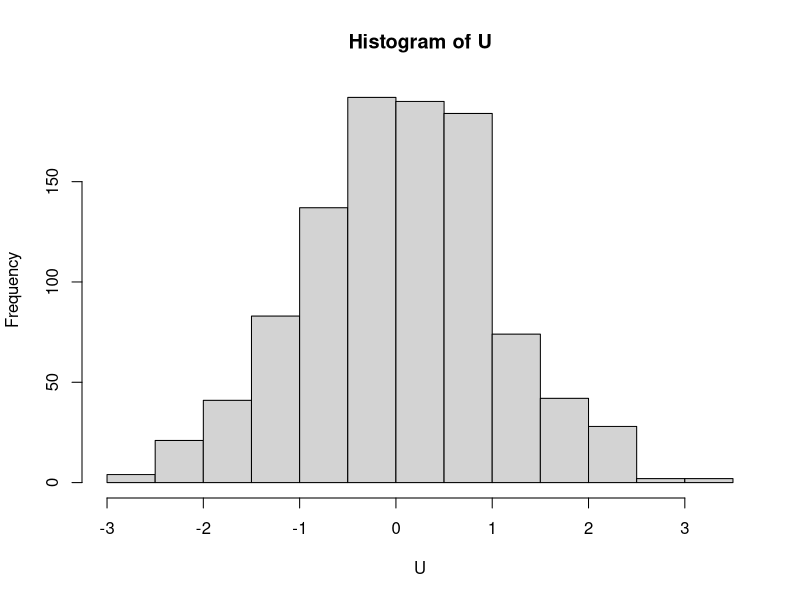
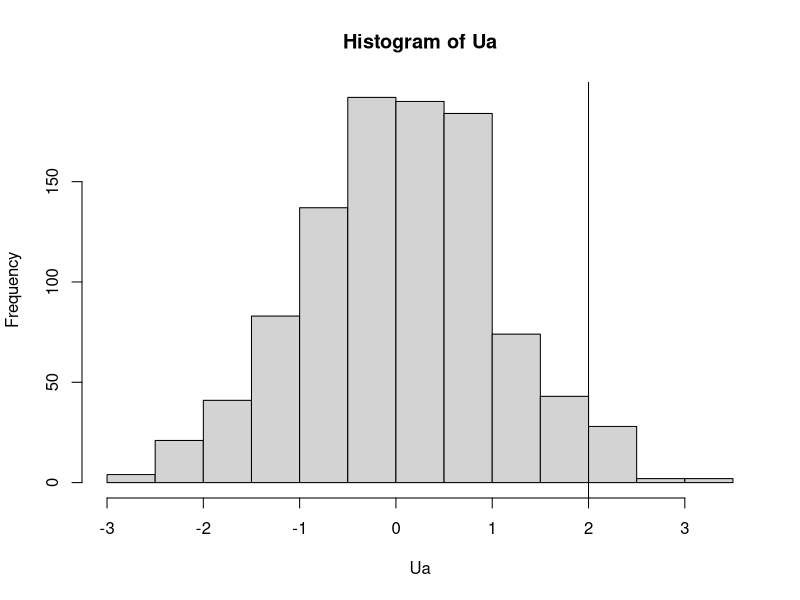
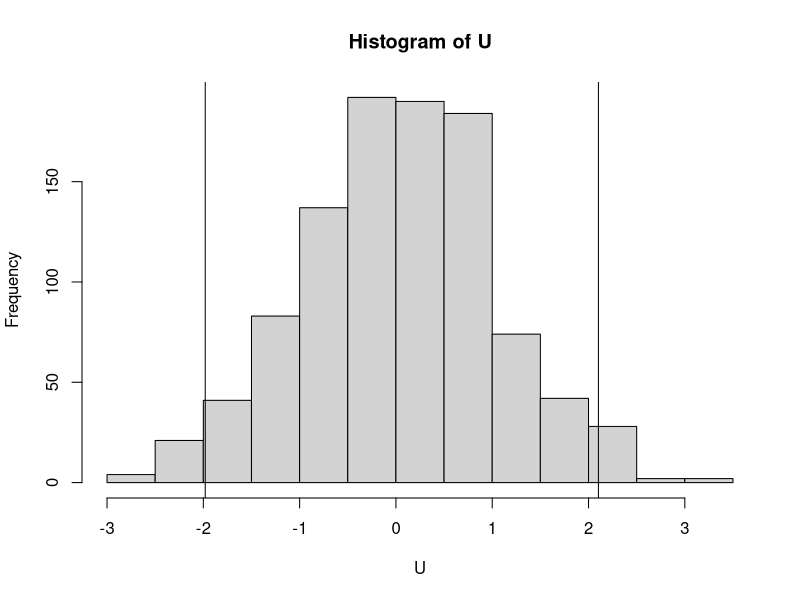
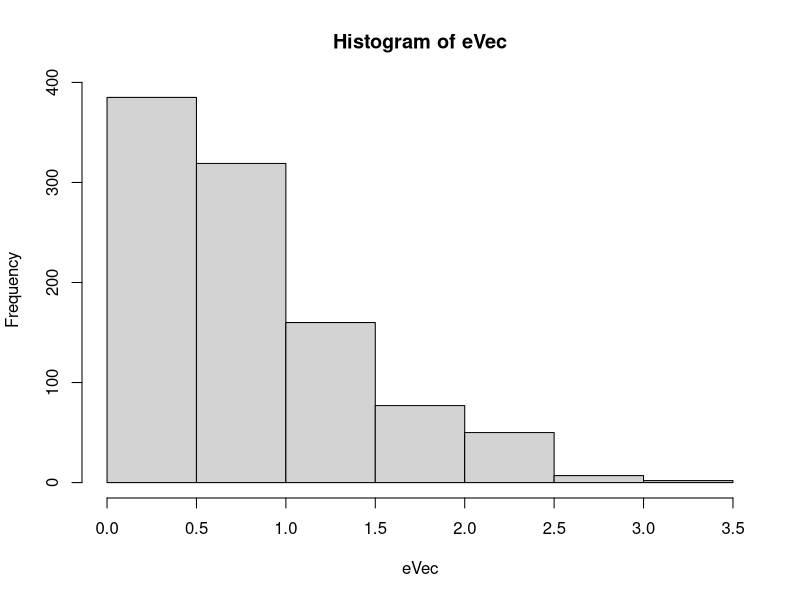
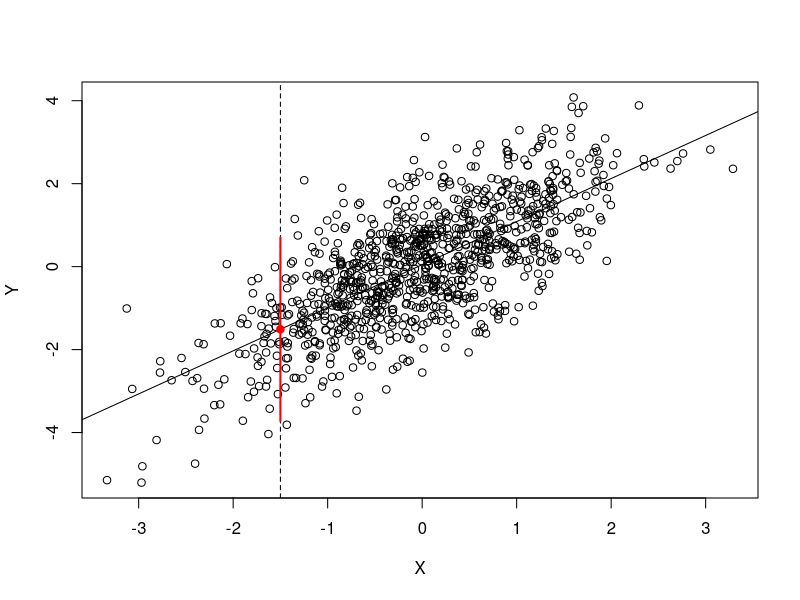
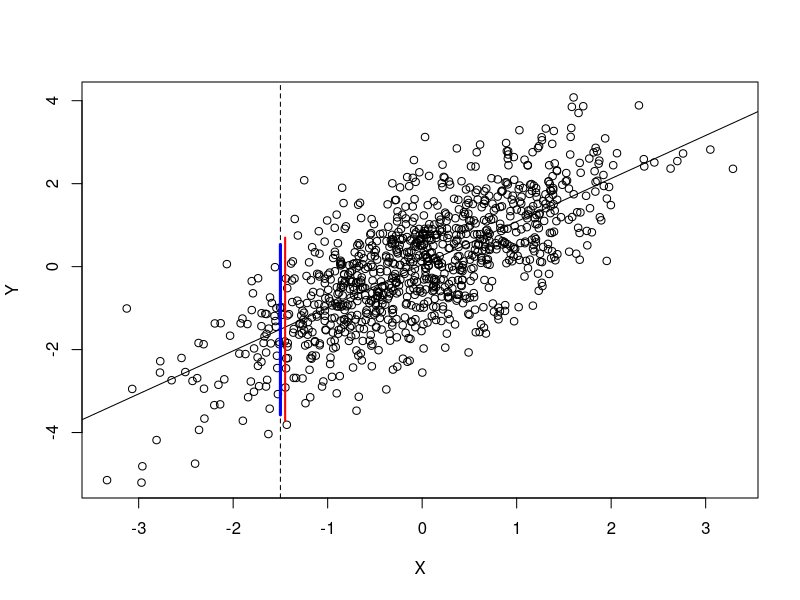

The R source for these figures, in order:
## ---- chunk 1
knitr::opts_chunk$set(echo = TRUE, 
                      results = 'asis',
                      fig.dim=c(4,4)) 
knitr::opts_knit$set(root.dir="~/Documents/Github/cds-demos/conformal")
## ---- chunk 2
set.seed(12345)
n <- 1000
U <- rnorm(n)
hist(U)
## ---- chunk 3
u <- 2
Ua <- c(U, u)
hist(Ua)
abline(v=u)
print(round(mean(Ua > u), 3))
## ---- chunk 4
nEval <- 200
u.candidate <- seq(from=min(U), to=max(U), length = nEval)
Cbounds <- c(u.candidate[match(5, apply(as.matrix(u.candidate),
              1,
              function(x){floor(2.5+100*(mean(c(U, x) < x)))}))],
             rev(u.candidate)[match(95, rev(apply(as.matrix(u.candidate),
              1,
              function(x){ceiling(-2.5+100*(mean(c(U, x) < x)))})))])
print(Cbounds)
hist(U)
abline(v=Cbounds)
## ---- chunk 5
X <- rnorm(n)
Y <- X + U
regData <- data.frame(X,Y)
fitlm <- lm(Y~X, data=regData)
eVec <- abs(fitlm$residuals)
hist(eVec)
plot(X,Y)
Xnew <- -1.5
abline(fitlm)
abline(v=Xnew, lty="dashed")
muHat <- predict(fitlm, newdata=data.frame(X=Xnew))
points(Xnew, muHat, pch=19, col="red")
C.X <- c(muHat-quantile(eVec, .975), muHat+quantile(eVec, .975))
points(rep(Xnew, 2), C.X, type="l", col="red", lwd=2)
## ---- chunk 6
nEval <- 200
yCand <- seq(from=min(Y), to=max(Y), length=nEval)

confPredict <- function(y, Xin){
  nData <- nrow(regData)  
  regData.a <- rbind(regData,c(Xin, y))
  fitlm.a <- lm(Y~X, data=regData.a)
  resOut <- abs(fitlm.a$residuals)
  resOut_new <- resOut[length(resOut)]
  pi.y <- mean(apply(as.matrix(resOut),
        1,
        function(x){x<=resOut_new}))
  testResult <- pi.y*(nData+1) <= ceiling(.95*(nData+1))
  return(testResult)
}

Cxa <- range(yCand[sapply(yCand, confPredict, Xin=Xnew)])

plot(X,Y)
abline(fitlm)
abline(v=Xnew, lty="dashed")
points(rep((Xnew+.05), 2), C.X, type="l", col="red", lwd=2)
points(rep(Xnew, 2), Cxa, type="l", col="blue", lwd=3)
